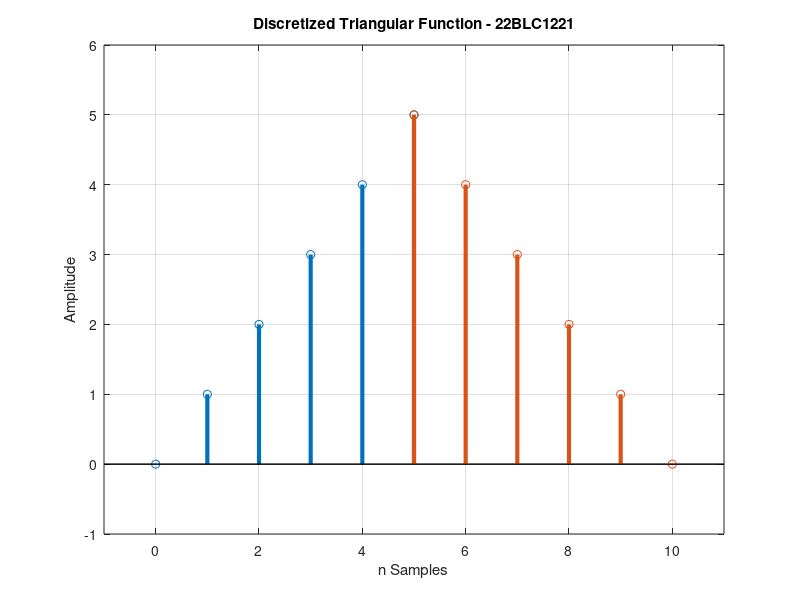

This chart was generated by the following MATLAB code:
clc;
clear all;
close all;
n = [0:5];
y = [5:10];
z = 5:-1:0;
stem(n, n, 'LineWidth', 3)
hold on
stem(y, z, 'LineWidth', 3)
axis([-1 11 -1 6]);
grid on;
xlabel('n Samples');
ylabel('Amplitude');
title('Discretized Triangular Function - 22BLC1221');